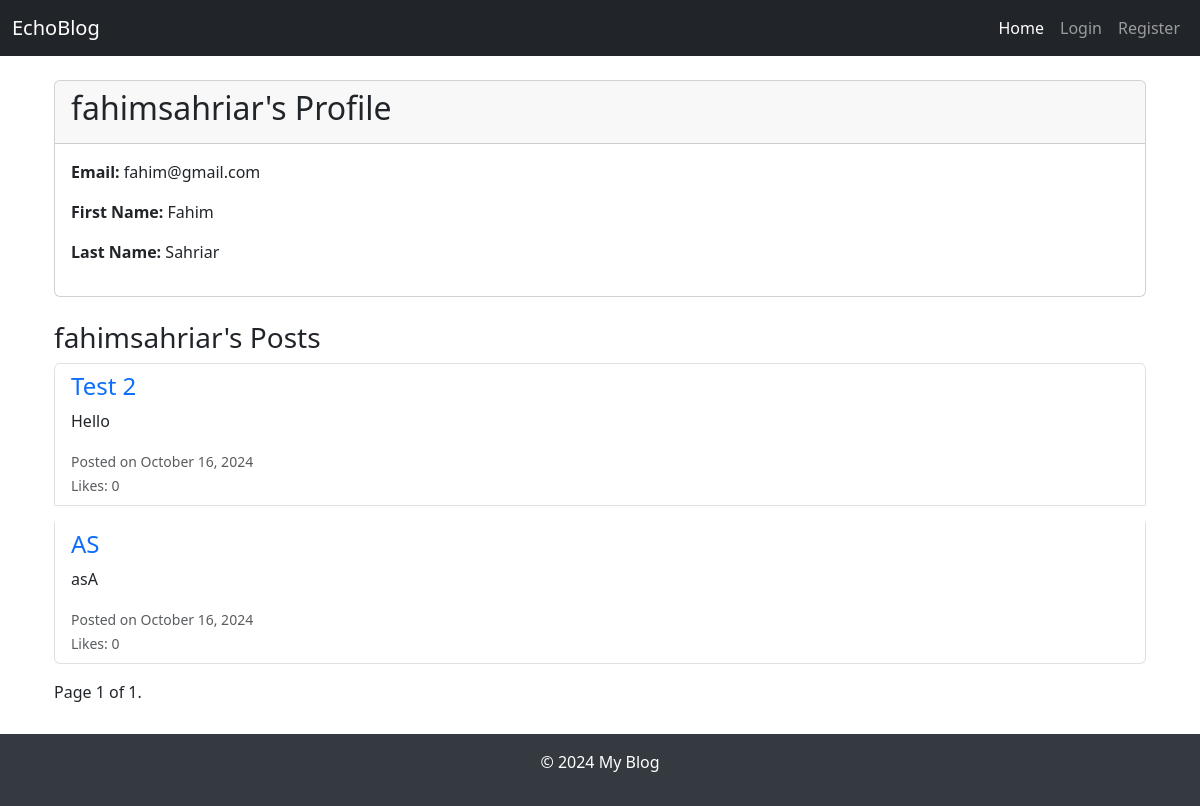
The page /profile/fahimsahriar/ on the database as committed earlier.
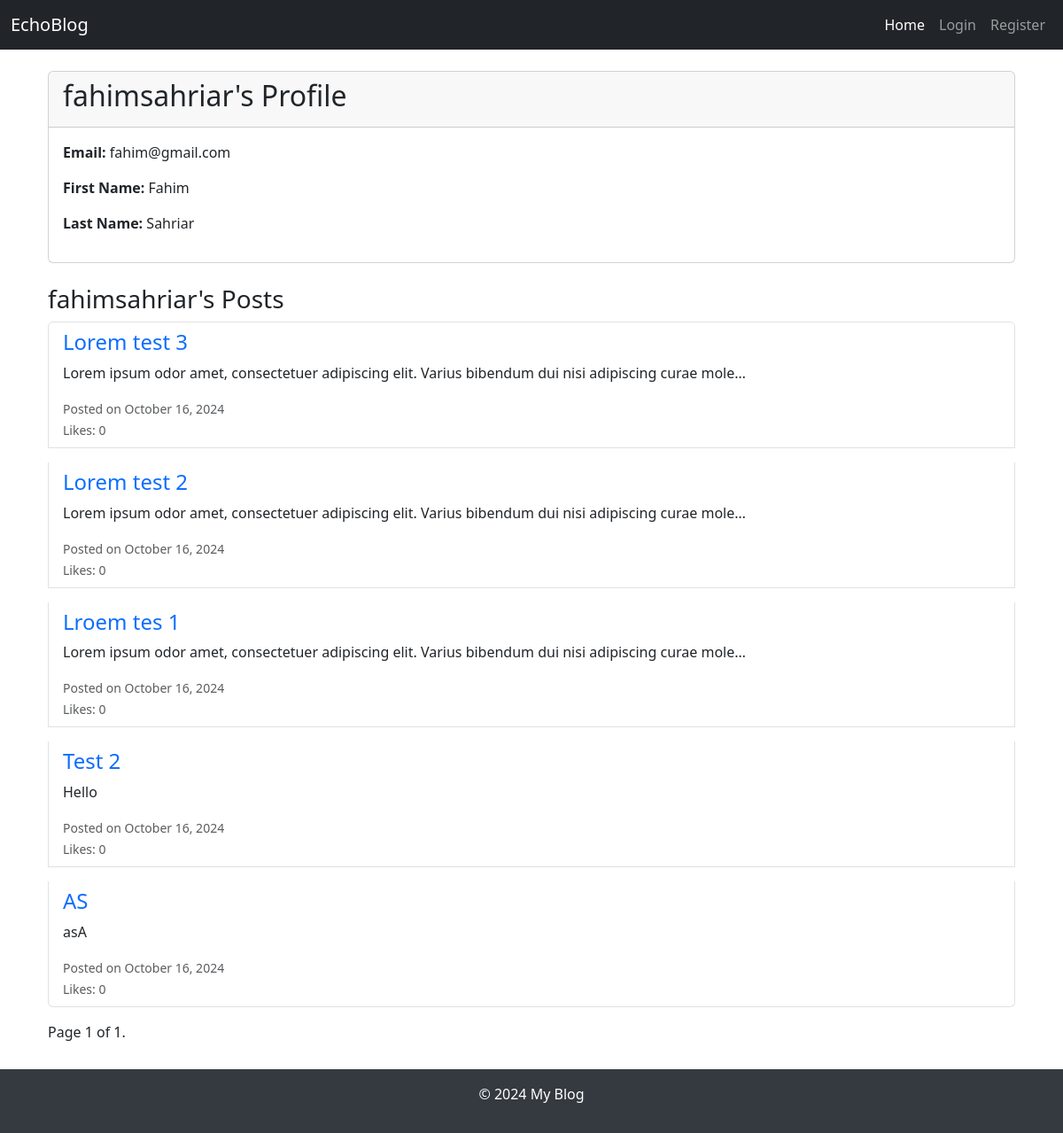
The same page on the database as committed later.
### main/models.py (models this page shows, shortened)
class Post(models.Model):
    title = models.CharField(max_length=200)
    content = models.TextField(null=True)
    author = models.ForeignKey(User, on_delete=models.CASCADE, null=True)
    created_at = models.DateTimeField(auto_now_add=True)
    updated_at = models.DateTimeField(auto_now=True)
    categories = models.ManyToManyField('Category')
    likes = models.ManyToManyField(User, related_name='post_likes', blank=True)

### main/views.py (the view)
# urls.py: path('profile/<str:username>/', views.user_profile, name='user_profile'),
def user_profile(request, username):
    user = get_object_or_404(User, username=username)
    user_posts = Post.objects.filter(author=user).order_by('-created_at')
    paginator = Paginator(user_posts, 5)
    page_number = request.GET.get('page')
    posts = paginator.get_page(page_number)
    context = {
        'user_profile': user,
        'posts': posts,
    }
    return render(request, 'blog/user_profile.html', context)

### templates/blog/user_profile.html (shortened to what this page needs)
{% extends 'blog/base.html' %}
{% block content %}
<div class="container mt-4">
    <div class="card mb-4">
        <div class="card-header">
            <h2>{{ user_profile.username }}'s Profile</h2>
        </div>
        <div class="card-body">
            <p><strong>Email:</strong> {{ user_profile.email }}</p>
            <p><strong>First Name:</strong> {{ user_profile.first_name }}</p>
            <p><strong>Last Name:</strong> {{ user_profile.last_name }}</p>
        </div>
    </div>
    <h3>{{ user_profile.username }}'s Posts</h3>
    <div class="list-group">
        {% for post in posts %}
            <div class="list-group-item mb-3 position-relative">
                <h4>
                    <a href="{% url 'post_detail' post.id %}" class="text-decoration-none">{{ post.title }}</a>
                </h4>
                <p>{{ post.content|truncatechars:100 }}</p>
                <small class="text-muted">
                    Posted on {{ post.created_at|date:"F j, Y" }}
                </small>
                <br>
                <small class="text-muted">
                    Likes: {{ post.likes.count }}
                </small>
            </div>
        {% empty %}
            <p>{{ user_profile.username }} has not published any posts yet.</p>
        {% endfor %}
    </div>
    <div class="pagination">
        <span class="step-links">
            <span class="current">
                Page {{ posts.number }} of {{ posts.paginator.num_pages }}.
            </span>
        </span>
    </div>
</div>
{% endblock %}

Rows that differ between the two databases and show on the page:
added Post: title "Lorem test 3", content "Lorem ipsum odor amet, consectetuer adipiscing elit. Varius bibendum dui nisi adipiscing curae mole…", created_at "October 16, 2024", likes.count "0"
added Post: title "Lorem test 2", content "Lorem ipsum odor amet, consectetuer adipiscing elit. Varius bibendum dui nisi adipiscing curae mole…", created_at "October 16, 2024", likes.count "0"
added Post: title "Lroem tes 1", content "Lorem ipsum odor amet, consectetuer adipiscing elit. Varius bibendum dui nisi adipiscing curae mole…", created_at "October 16, 2024", likes.count "0"
